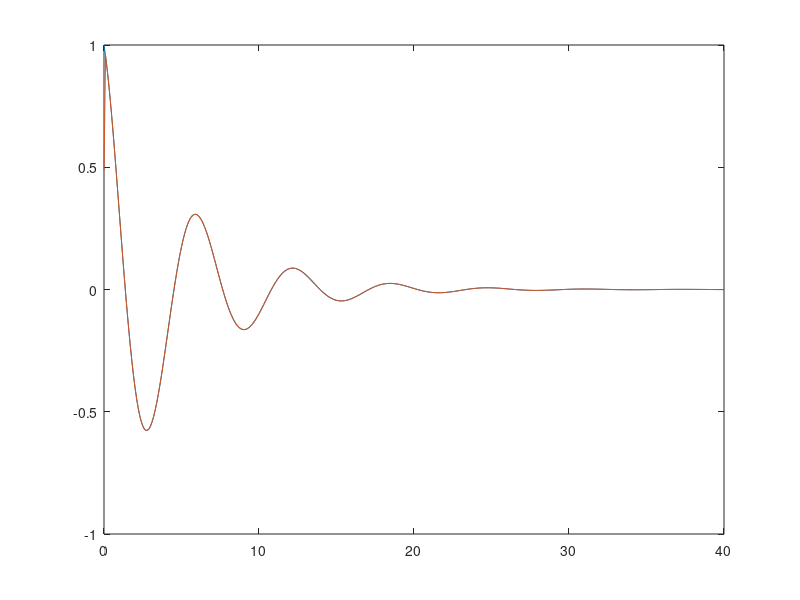

The MATLAB script that drew this image: (Note: this script raises an error after producing the figure.)
f = @(x) exp(-x/5).*sin(x); %damped harmonic motion
fprime = @(x) exp(-x/5).*(cos(x) - sin(x)/5);
h = 0.1;
x = (0:h:40)';
y = f(x);
plot(x, y);

%% Relatively poor technique: take slope of line through points on
% either side.

y1 = circshift(y,-1); % The kth entry in this vector is y_{k+1}
ym1 = circshift(y,1); % The kth entry in this vector is y_{k-1}

ym2 = circshift(y,2); % will be needed later.
y2 = circshift(y,-2);

poordydx = (y1 - ym1)/(2*h);
plot(x, [fprime(x), poordydx]); %Doesn't look so bad...
fprime(x) - poordydx

%% Better technique: fit a quartic polynomial to 5 consecutive points.

k = (-3:3)';
V = vander(k);
%qm2 = V\[1;0;0;0;0];
%qm1 = V\[0;1;0;0;0];
%q0 = V\[0;0;1;0;0];
%q1 = V\[0;0;0;1;0];
%q2 = V\[0;0;0;0;1];
%[qm2 qm1 q0 q1 q2]
%format rat
%[qm2 qm1 q0 q1 q2]

[qm3 qm2 qm1 q0 q1 q2 q3] = V \ eye(7);
coeffs = [0 0 0 0 0 1 0]/V

%% Alternative way to do the above:
% Putting the solutions to the above side-by-side, we would have
% [qm2 qm1 q0 q1 q2] = V\eye(5) = inv(V).
% Of course, we are just interested in the second-to last row, which
% is extracted by multiplying on the left by [0 0 0 1 0], giving
% [0 0 0 1 0]*inv(V) = [0 0 0 1 0]/V
% coeffs = [0 0 0 1 0]/V

%%
ym1 = circshift(y,1);
y1 = circshift(y,-1);
gooddydx = (-1/12*y2 + 2/3*y1 - 2/3*ym1 + 1/12*ym2)/h;
plot(x, [gooddydx, fprime(x)]);
gooddydx - fprime(x)
